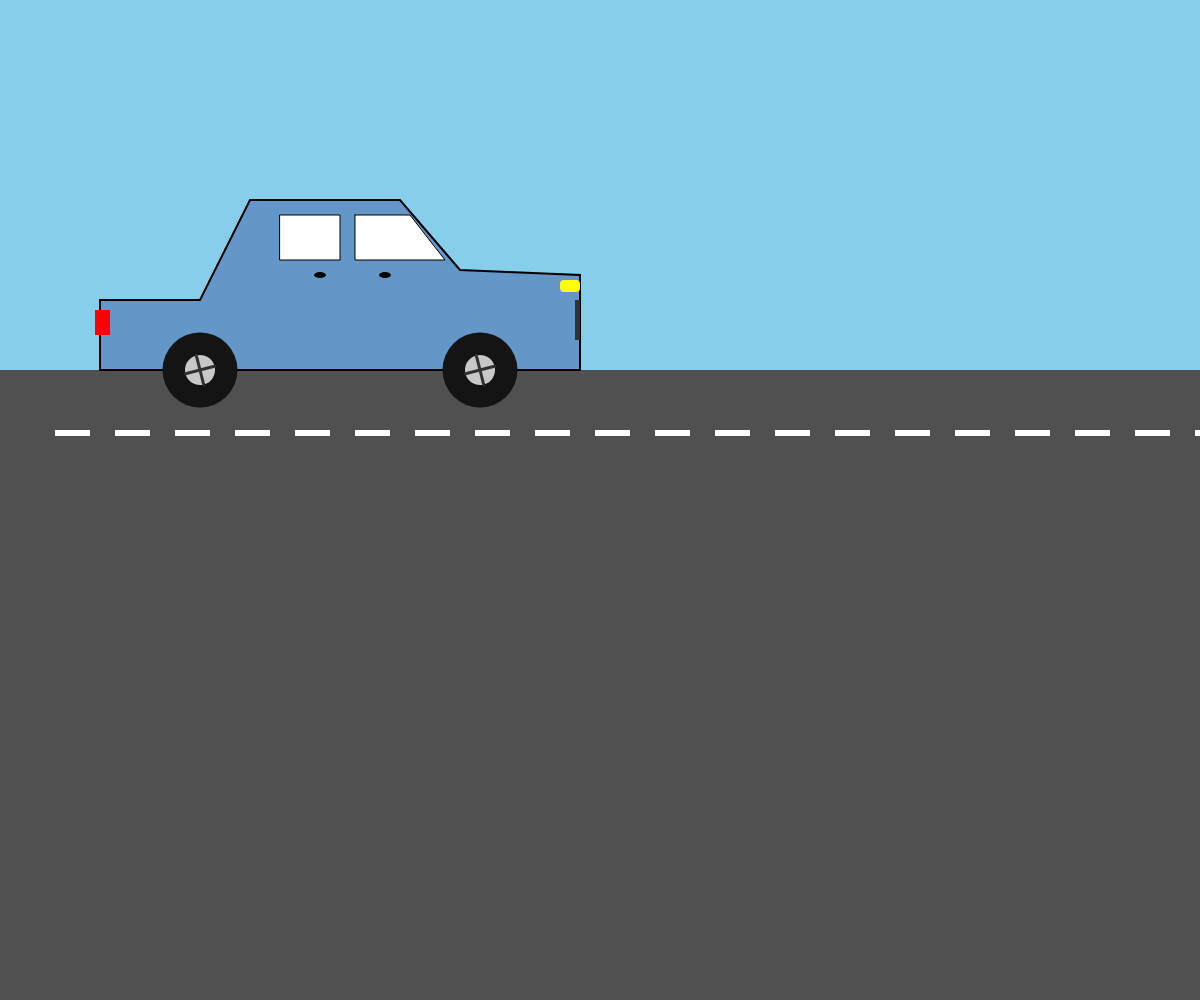
Frame 1 (no input)
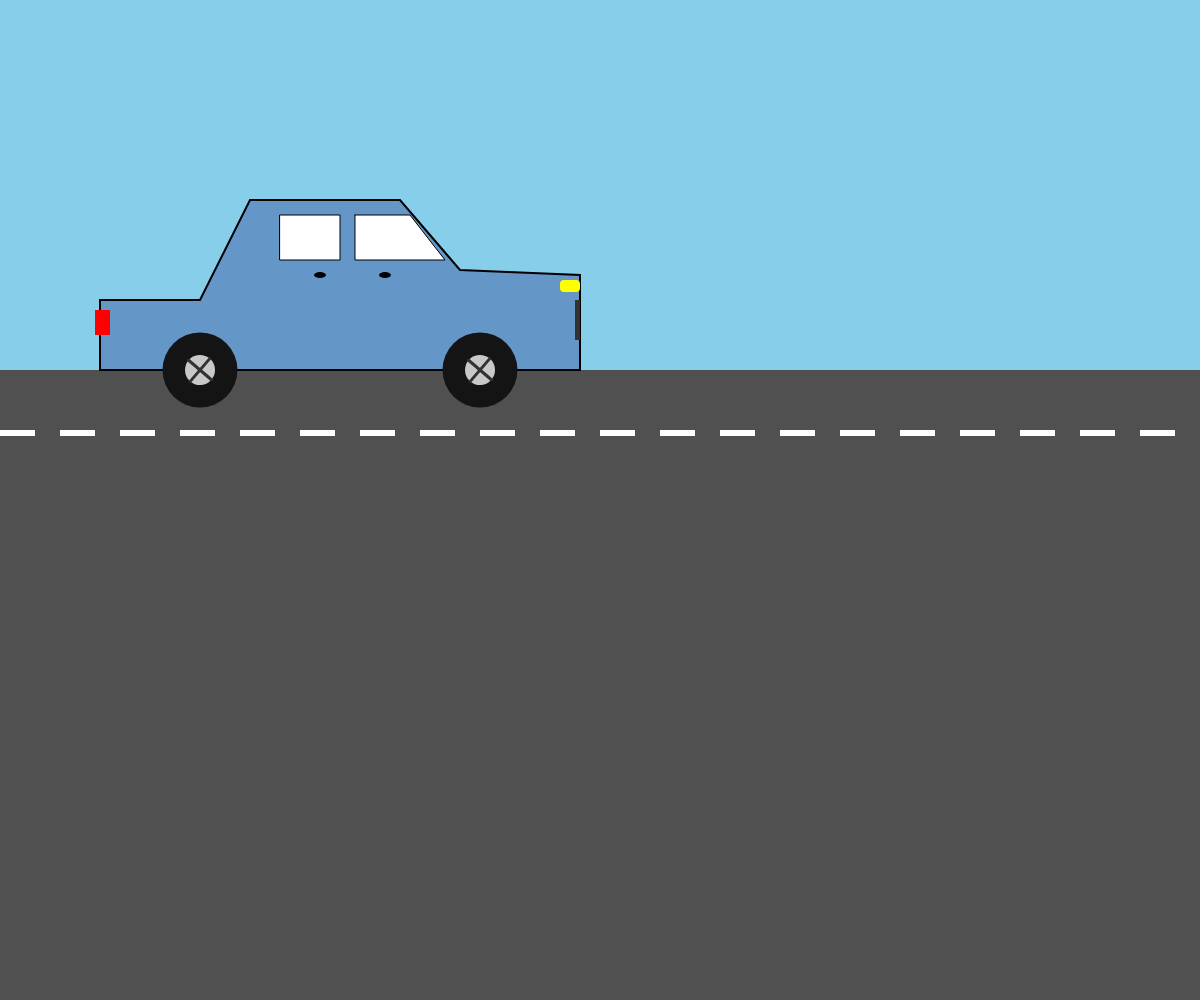
Frame 60 (no input)
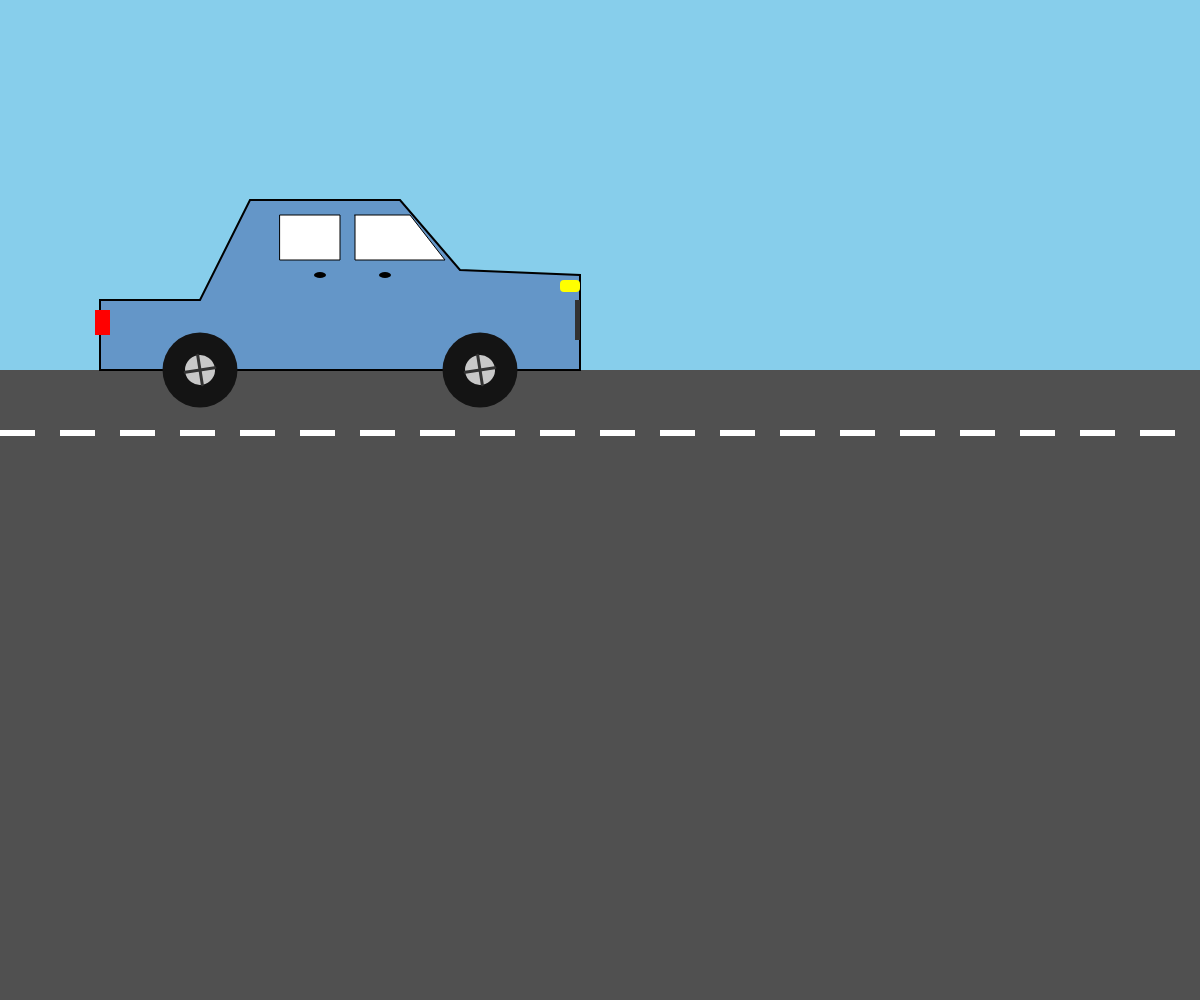
Frame 120 (the mouse pressed at the canvas centre since frame 60)

The p5.js sketch that drew these frames (run headless with seeded random() and noise() and a simulated clock; from frame 60 on, the mouse is pressed at the canvas centre):

// p5.js sketch
// ── sketch.js
let posizione = 0; // Variabile per gestire la velocità e il movimento
let velocita = 5;  // Regola questo numero per far andare l'auto più o meno veloce

function preload() {
  // put preload code here
}

function setup() {
  createCanvas(windowWidth, windowHeight);
  console.log('p5.js version:', p5.VERSION);
}

function draw() {
  // Aggiorna la posizione ad ogni fotogramma per creare il movimento
  posizione -= velocita; 

  
  background(135, 206, 235); // Cielo azzurro
  
  // Strada asfaltata
  noStroke();
  fill(80); 
  rect(0, 370, width, height - 370);
  
  // Linea di mezzeria in movimento
  fill(255);
  for (let x = 0; x < width + 100; x += 60) {
    let xInMovimento = (x + posizione) % (width + 60);
    if (xInMovimento < 0) {
      xInMovimento += width + 60;
    }
    rect(xInMovimento, 430, 35, 6);
  }

  //carrozzeria
  push(); 
  fill(100, 150, 200);
  stroke(0);
  strokeWeight(2);
  beginShape();
  vertex(100, 300);   
  vertex(200, 300);   
  vertex(250, 200);   
  vertex(400, 200);   
  vertex(460, 270);   
  vertex(580, 275);   
  vertex(580, 370);   
  vertex(100, 370);   
  endShape(CLOSE);
  pop(); 

  //dettagli
  push(); 
  fill(50);
  rect(575, 300, 5, 40); // Griglia radiatore
  
  fill(255, 255, 0);
  rect(560, 280, 20, 12, 4); // Faro anteriore giallo

  fill(255, 0, 0);
  rect(95, 310, 15, 25); // Faro posteriore rosso
  pop();

  //ruota sinistra
  push(); 
  fill(20);
  noStroke();
  ellipse(200, 370, 75, 75); // Pneumatico nero fisso
  
  // Rotazione specifica del cerchione interno
  push(); 
  translate(200, 370); // Sposta il centro delle coordinate sul perno della ruota
  rotate(posizione * 0.05); // Applica la rotazione
  fill(200);
  ellipse(0, 0, 30, 30); // Base del cerchione
  stroke(50);
  strokeWeight(3);
  line(-15, 0, 15, 0);   // Raggi argentati
  line(0, -15, 0, 15);
  pop(); 
  
  pop(); 

  //ruota destra
  push(); 
  fill(20);
  noStroke();
  ellipse(480, 370, 75, 75); // Pneumatico nero fisso
  
  // Rotazione specifica del cerchione interno
  push(); 
  translate(480, 370); // Sposta il centro delle coordinate sul secondo perno
  rotate(posizione * 0.05); // Applica la rotazione
  fill(200);
  ellipse(0, 0, 30, 30); // Base del cerchione
  stroke(50);
  strokeWeight(3);
  line(-15, 0, 15, 0);   // Raggi argentati
  line(0, -15, 0, 15);
  pop(); 
  
  pop(); 

  //finestrini
  push(); 
  fill(255);
  stroke(0);
  strokeWeight(1);
  
  rect(280, 215, 60, 45); // Finestrino posteriore quadrato
  
  beginShape(); // Finestrino anteriore 
  vertex(355, 215);
  vertex(410, 215);
  vertex(445, 260);
  vertex(355, 260);
  endShape(CLOSE);
  pop();

 //maniglie
  push(); 
  fill(0);
  noStroke();
  ellipse(320, 275, 12, 6);  // Maniglia sinistra
  ellipse(385, 275, 12, 6);  // Maniglia destra
  pop();
}
